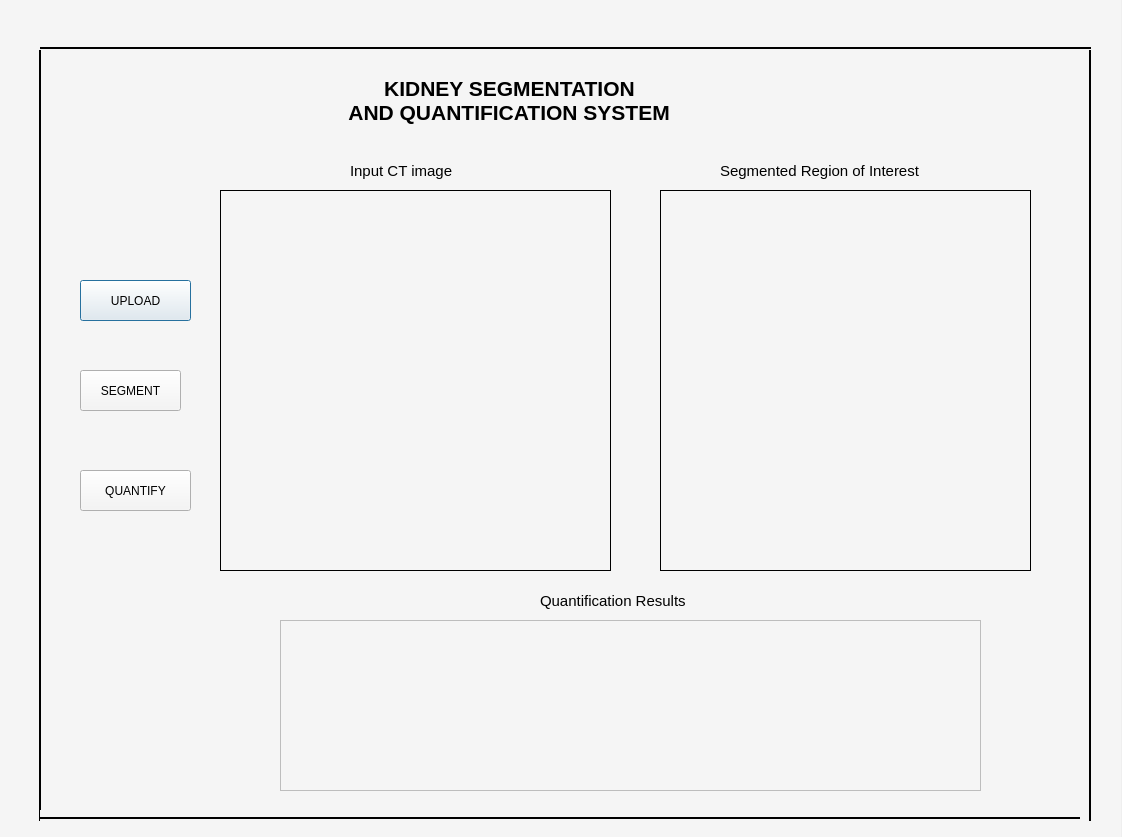
<?xml version="1.0" encoding="UTF-8"?>
<ui version="4.0">
 <class>Dialog</class>
 <widget class="QDialog" name="Dialog">
  <property name="geometry">
   <rect>
    <x>0</x>
    <y>0</y>
    <width>1122</width>
    <height>837</height>
   </rect>
  </property>
  <property name="windowTitle">
   <string>Dialog</string>
  </property>
  <widget class="QWidget" name="widget" native="true">
   <property name="geometry">
    <rect>
     <x>0</x>
     <y>0</y>
     <width>1121</width>
     <height>841</height>
    </rect>
   </property>
   <property name="layoutDirection">
    <enum>Qt::LeftToRight</enum>
   </property>
   <property name="styleSheet">
    <string notr="true">background-color:rgb(245, 245, 245);
</string>
   </property>
   <widget class="QLabel" name="label_4">
    <property name="geometry">
     <rect>
      <x>320</x>
      <y>50</y>
      <width>811</width>
      <height>101</height>
     </rect>
    </property>
    <property name="font">
     <font>
      <pointsize>16</pointsize>
      <weight>75</weight>
      <bold>true</bold>
     </font>
    </property>
    <property name="text">
     <string>           KIDNEY SEGMENTATION 
     AND QUANTIFICATION SYSTEM              </string>
    </property>
   </widget>
   <widget class="QLabel" name="Image">
    <property name="geometry">
     <rect>
      <x>220</x>
      <y>190</y>
      <width>391</width>
      <height>381</height>
     </rect>
    </property>
    <property name="frameShape">
     <enum>QFrame::Box</enum>
    </property>
    <property name="frameShadow">
     <enum>QFrame::Plain</enum>
    </property>
    <property name="text">
     <string/>
    </property>
    <property name="scaledContents">
     <bool>true</bool>
    </property>
   </widget>
   <widget class="QPushButton" name="upload">
    <property name="geometry">
     <rect>
      <x>80</x>
      <y>280</y>
      <width>111</width>
      <height>41</height>
     </rect>
    </property>
    <property name="styleSheet">
     <string notr="true">font: 75 11pt &quot;MS Shell Dlg 2&quot;;</string>
    </property>
    <property name="text">
     <string>UPLOAD</string>
    </property>
    <property name="default">
     <bool>false</bool>
    </property>
    <property name="flat">
     <bool>false</bool>
    </property>
   </widget>
   <widget class="QPushButton" name="segment">
    <property name="geometry">
     <rect>
      <x>80</x>
      <y>370</y>
      <width>101</width>
      <height>41</height>
     </rect>
    </property>
    <property name="styleSheet">
     <string notr="true">font: 75 11pt &quot;MS Shell Dlg 2&quot;;</string>
    </property>
    <property name="text">
     <string>SEGMENT</string>
    </property>
   </widget>
   <widget class="QPushButton" name="quantify">
    <property name="geometry">
     <rect>
      <x>80</x>
      <y>470</y>
      <width>111</width>
      <height>41</height>
     </rect>
    </property>
    <property name="styleSheet">
     <string notr="true">font: 75 11pt &quot;MS Shell Dlg 2&quot;;</string>
    </property>
    <property name="text">
     <string>QUANTIFY</string>
    </property>
   </widget>
   <widget class="QLabel" name="label_5">
    <property name="geometry">
     <rect>
      <x>540</x>
      <y>590</y>
      <width>191</width>
      <height>21</height>
     </rect>
    </property>
    <property name="font">
     <font>
      <pointsize>11</pointsize>
     </font>
    </property>
    <property name="text">
     <string>Quantification Results</string>
    </property>
   </widget>
   <widget class="QLabel" name="label_7">
    <property name="geometry">
     <rect>
      <x>90</x>
      <y>100</y>
      <width>91</width>
      <height>101</height>
     </rect>
    </property>
    <property name="text">
     <string/>
    </property>
    <property name="pixmap">
     <pixmap>../Users/gokul/OneDrive/Pictures/Screenshots/logo.png</pixmap>
    </property>
    <property name="scaledContents">
     <bool>true</bool>
    </property>
   </widget>
   <widget class="QLabel" name="label_8">
    <property name="geometry">
     <rect>
      <x>350</x>
      <y>160</y>
      <width>291</width>
      <height>21</height>
     </rect>
    </property>
    <property name="font">
     <font>
      <pointsize>11</pointsize>
     </font>
    </property>
    <property name="text">
     <string>Input CT image</string>
    </property>
   </widget>
   <widget class="QLabel" name="Image_2">
    <property name="geometry">
     <rect>
      <x>660</x>
      <y>190</y>
      <width>371</width>
      <height>381</height>
     </rect>
    </property>
    <property name="frameShape">
     <enum>QFrame::Box</enum>
    </property>
    <property name="frameShadow">
     <enum>QFrame::Plain</enum>
    </property>
    <property name="text">
     <string/>
    </property>
    <property name="scaledContents">
     <bool>true</bool>
    </property>
   </widget>
   <widget class="QLabel" name="label_9">
    <property name="geometry">
     <rect>
      <x>720</x>
      <y>160</y>
      <width>291</width>
      <height>21</height>
     </rect>
    </property>
    <property name="font">
     <font>
      <pointsize>11</pointsize>
     </font>
    </property>
    <property name="text">
     <string>Segmented Region of Interest</string>
    </property>
   </widget>
   <widget class="Line" name="line">
    <property name="geometry">
     <rect>
      <x>40</x>
      <y>40</y>
      <width>1051</width>
      <height>16</height>
     </rect>
    </property>
    <property name="frameShadow">
     <enum>QFrame::Plain</enum>
    </property>
    <property name="lineWidth">
     <number>2</number>
    </property>
    <property name="orientation">
     <enum>Qt::Horizontal</enum>
    </property>
   </widget>
   <widget class="Line" name="line_2">
    <property name="geometry">
     <rect>
      <x>30</x>
      <y>50</y>
      <width>20</width>
      <height>771</height>
     </rect>
    </property>
    <property name="frameShadow">
     <enum>QFrame::Plain</enum>
    </property>
    <property name="lineWidth">
     <number>2</number>
    </property>
    <property name="orientation">
     <enum>Qt::Vertical</enum>
    </property>
   </widget>
   <widget class="Line" name="line_3">
    <property name="geometry">
     <rect>
      <x>40</x>
      <y>810</y>
      <width>1051</width>
      <height>16</height>
     </rect>
    </property>
    <property name="frameShadow">
     <enum>QFrame::Plain</enum>
    </property>
    <property name="lineWidth">
     <number>2</number>
    </property>
    <property name="orientation">
     <enum>Qt::Horizontal</enum>
    </property>
   </widget>
   <widget class="Line" name="line_4">
    <property name="geometry">
     <rect>
      <x>1080</x>
      <y>50</y>
      <width>20</width>
      <height>771</height>
     </rect>
    </property>
    <property name="frameShadow">
     <enum>QFrame::Plain</enum>
    </property>
    <property name="lineWidth">
     <number>2</number>
    </property>
    <property name="orientation">
     <enum>Qt::Vertical</enum>
    </property>
   </widget>
   <widget class="QTableWidget" name="tableWidget">
    <property name="geometry">
     <rect>
      <x>280</x>
      <y>620</y>
      <width>701</width>
      <height>171</height>
     </rect>
    </property>
   </widget>
  </widget>
 </widget>
 <resources/>
 <connections/>
</ui>
